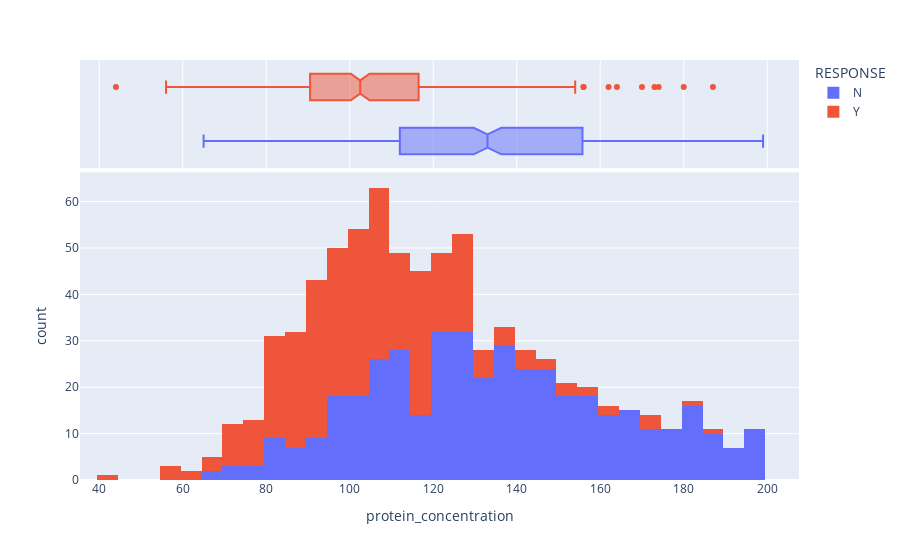

Source (notebook cell):
### Markdown cell above
### 5. Compare protein concentration in responders vs non responders

### Code cell
px.histogram(df_merged, x="protein_concentration", color="RESPONSE", marginal="box")

### Figure 1 — Plotly figure (JSON) as saved in the notebook; plotly's stock layout.template omitted (floating-point values rounded to 4 significant figures; data arrays with more than 128 entries replaced by an {"elided": "..."} marker saying what was removed)
{"data": [{"alignmentgroup": "True", "bingroup": "x", "hovertemplate": "RESPONSE=N<br>protein_concentration=%{x}<br>count=%{y}<extra></extra>", "legendgroup": "N", "marker": {"color": "#636efa", "pattern": {"shape": ""}}, "name": "N", "offsetgroup": "N", "orientation": "v", "showlegend": true, "type": "histogram", "x": {"elided": "434 int values"}, "xaxis": "x", "yaxis": "y"}, {"alignmentgroup": "True", "hovertemplate": "RESPONSE=N<br>protein_concentration=%{x}<extra></extra>", "legendgroup": "N", "marker": {"color": "#636efa"}, "name": "N", "notched": true, "offsetgroup": "N", "showlegend": false, "type": "box", "x": {"elided": "434 int values"}, "xaxis": "x2", "yaxis": "y2"}, {"alignmentgroup": "True", "bingroup": "x", "hovertemplate": "RESPONSE=Y<br>protein_concentration=%{x}<br>count=%{y}<extra></extra>", "legendgroup": "Y", "marker": {"color": "#EF553B", "pattern": {"shape": ""}}, "name": "Y", "offsetgroup": "Y", "orientation": "v", "showlegend": true, "type": "histogram", "x": {"elided": "334 int values"}, "xaxis": "x", "yaxis": "y"}, {"alignmentgroup": "True", "hovertemplate": "RESPONSE=Y<br>protein_concentration=%{x}<extra></extra>", "legendgroup": "Y", "marker": {"color": "#EF553B"}, "name": "Y", "notched": true, "offsetgroup": "Y", "showlegend": false, "type": "box", "x": {"elided": "334 int values"}, "xaxis": "x2", "yaxis": "y2"}], "layout": {"barmode": "relative", "legend": {"title": {"text": "RESPONSE"}, "tracegroupgap": 0}, "margin": {"t": 60}, "xaxis": {"anchor": "y", "domain": [0, 1], "title": {"text": "protein_concentration"}}, "xaxis2": {"anchor": "y2", "domain": [0, 1], "matches": "x", "showgrid": true, "showticklabels": false}, "yaxis": {"anchor": "x", "domain": [0, 0.7326], "title": {"text": "count"}}, "yaxis2": {"anchor": "x2", "domain": [0.7426, 1], "matches": "y2", "showgrid": false, "showline": false, "showticklabels": false, "ticks": ""}}}
